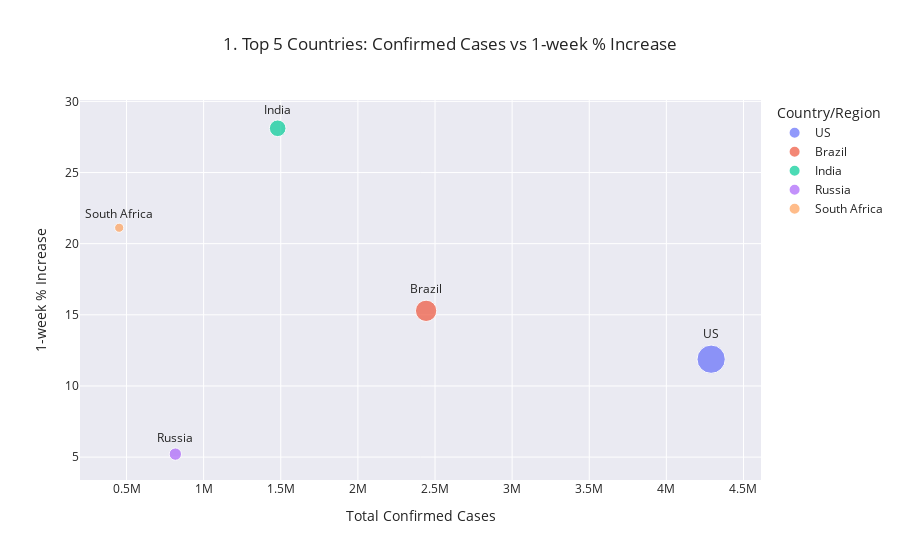

The notebook cell this image was saved under:
### Markdown cell above
SCATTER PLOT - Confirmed vs. 1-week % Increase

### Code cell
## ANALYSIS 1: SCATTER PLOT - Confirmed vs. 1-week % Increase

if not df.empty:
    #df.empty: True if DataFrame is empty (no items), else False.
    #not df.empty: True if DataFrame has items, else False.
    #if not df.empty: Proceed only if DataFrame has data.
    #This checking avoids errors like: AttributeError or Key Error in the case the Data Frame was
    #loaded wrong


    # Filter top 5 countries by confirmed cases
    top5 = df.nlargest(5, "Confirmed")

    # Create interactive scatter plot using Plotly Express 
    # Scatter in Spanish: Diagrama de Dispersión
    fig1 = px.scatter( 
        top5,
        x="Confirmed", #Horizonzal axis
        y="1 week % increase", #Vertical axis
        color="Country/Region",              # Different color for each country
        text="Country/Region",                # Show country names as labels
        size="Confirmed",                    # Bubble size based on confirmed cases
        hover_data=["Deaths", "Recovered", "WHO Region"],  # Extra info on hover
        #hover in spanish: flotante, refiere a la información flotante
        #que aparece al pasar el ratón sobre los países
        title="1. Top 5 Countries: Confirmed Cases vs 1-week % Increase",
    )

    # Customize layout
    fig1.update_traces(textposition="top center") 
    fig1.update_layout(
        xaxis_title="Total Confirmed Cases",
        yaxis_title="1-week % Increase",
        template="seaborn"
        #template in Spanish: Plantilla
        #Templates:
        #plotly_white: White background with gridlines
        #ggplot2: Similar to ggplot2 style in R
        #seaborn: Similar to seaborn style in Pythonm // Fancier (?)
    )

    fig1.show()

### Figure 1 — Plotly figure (JSON) as saved in the notebook; plotly's stock layout.template omitted (floating-point values rounded to 4 significant figures)
{"data": [{"customdata": [[148011, 1325804, "Americas"]], "hovertemplate": "Country/Region=%{text}<br>Confirmed=%{marker.size}<br>1 week % increase=%{y}<br>Deaths=%{customdata[0]}<br>Recovered=%{customdata[1]}<br>WHO Region=%{customdata[2]}<extra></extra>", "legendgroup": "US", "marker": {"color": "#636efa", "size": [4290259], "sizemode": "area", "sizeref": 10730.0, "symbol": "circle"}, "mode": "markers+text", "name": "US", "orientation": "v", "showlegend": true, "text": ["US"], "textposition": "top center", "type": "scatter", "x": [4290259], "xaxis": "x", "y": [11.88], "yaxis": "y"}, {"customdata": [[87618, 1846641, "Americas"]], "hovertemplate": "Country/Region=%{text}<br>Confirmed=%{marker.size}<br>1 week % increase=%{y}<br>Deaths=%{customdata[0]}<br>Recovered=%{customdata[1]}<br>WHO Region=%{customdata[2]}<extra></extra>", "legendgroup": "Brazil", "marker": {"color": "#EF553B", "size": [2442375], "sizemode": "area", "sizeref": 10730.0, "symbol": "circle"}, "mode": "markers+text", "name": "Brazil", "orientation": "v", "showlegend": true, "text": ["Brazil"], "textposition": "top center", "type": "scatter", "x": [2442375], "xaxis": "x", "y": [15.28], "yaxis": "y"}, {"customdata": [[33408, 951166, "South-East Asia"]], "hovertemplate": "Country/Region=%{text}<br>Confirmed=%{marker.size}<br>1 week % increase=%{y}<br>Deaths=%{customdata[0]}<br>Recovered=%{customdata[1]}<br>WHO Region=%{customdata[2]}<extra></extra>", "legendgroup": "India", "marker": {"color": "#00cc96", "size": [1480073], "sizemode": "area", "sizeref": 10730.0, "symbol": "circle"}, "mode": "markers+text", "name": "India", "orientation": "v", "showlegend": true, "text": ["India"], "textposition": "top center", "type": "scatter", "x": [1480073], "xaxis": "x", "y": [28.11], "yaxis": "y"}, {"customdata": [[13334, 602249, "Europe"]], "hovertemplate": "Country/Region=%{text}<br>Confirmed=%{marker.size}<br>1 week % increase=%{y}<br>Deaths=%{customdata[0]}<br>Recovered=%{customdata[1]}<br>WHO Region=%{customdata[2]}<extra></extra>", "legendgroup": "Russia", "marker": {"color": "#ab63fa", "size": [816680], "sizemode": "area", "sizeref": 10730.0, "symbol": "circle"}, "mode": "markers+text", "name": "Russia", "orientation": "v", "showlegend": true, "text": ["Russia"], "textposition": "top center", "type": "scatter", "x": [816680], "xaxis": "x", "y": [5.21], "yaxis": "y"}, {"customdata": [[7067, 274925, "Africa"]], "hovertemplate": "Country/Region=%{text}<br>Confirmed=%{marker.size}<br>1 week % increase=%{y}<br>Deaths=%{customdata[0]}<br>Recovered=%{customdata[1]}<br>WHO Region=%{customdata[2]}<extra></extra>", "legendgroup": "South Africa", "marker": {"color": "#FFA15A", "size": [452529], "sizemode": "area", "sizeref": 10730.0, "symbol": "circle"}, "mode": "markers+text", "name": "South Africa", "orientation": "v", "showlegend": true, "text": ["South Africa"], "textposition": "top center", "type": "scatter", "x": [452529], "xaxis": "x", "y": [21.12], "yaxis": "y"}], "layout": {"legend": {"itemsizing": "constant", "title": {"text": "Country/Region"}, "tracegroupgap": 0}, "title": {"text": "1. Top 5 Countries: Confirmed Cases vs 1-week % Increase"}, "xaxis": {"anchor": "y", "domain": [0, 1], "title": {"text": "Total Confirmed Cases"}}, "yaxis": {"anchor": "x", "domain": [0, 1], "title": {"text": "1-week % Increase"}}}}
